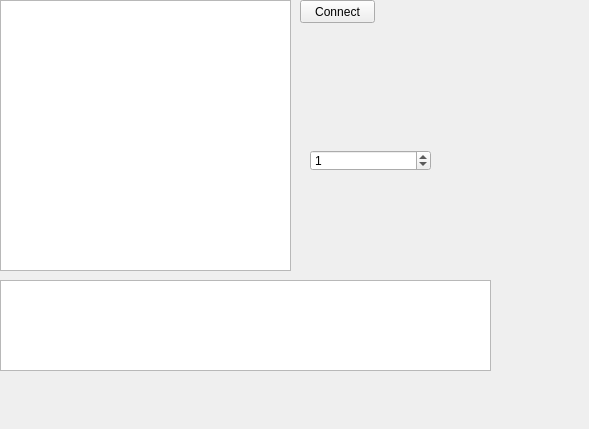
<?xml version="1.0" encoding="UTF-8"?>
<ui version="4.0">
 <class>ModbusSetupWidget</class>
 <widget class="QWidget" name="ModbusSetupWidget">
  <property name="geometry">
   <rect>
    <x>0</x>
    <y>0</y>
    <width>589</width>
    <height>429</height>
   </rect>
  </property>
  <property name="windowTitle">
   <string>Form</string>
  </property>
  <widget class="QTableView" name="tableView">
   <property name="geometry">
    <rect>
     <x>0</x>
     <y>0</y>
     <width>291</width>
     <height>271</height>
    </rect>
   </property>
  </widget>
  <widget class="QPushButton" name="buttonAction">
   <property name="geometry">
    <rect>
     <x>300</x>
     <y>0</y>
     <width>75</width>
     <height>23</height>
    </rect>
   </property>
   <property name="text">
    <string>Connect</string>
   </property>
  </widget>
  <widget class="QWidget" name="widgetMode" native="true">
   <property name="geometry">
    <rect>
     <x>310</x>
     <y>50</y>
     <width>261</width>
     <height>80</height>
    </rect>
   </property>
   <property name="autoFillBackground">
    <bool>true</bool>
   </property>
  </widget>
  <widget class="QSpinBox" name="spinBoxSlaveAddress">
   <property name="geometry">
    <rect>
     <x>310</x>
     <y>150</y>
     <width>121</width>
     <height>21</height>
    </rect>
   </property>
   <property name="buttonSymbols">
    <enum>QAbstractSpinBox::UpDownArrows</enum>
   </property>
   <property name="value">
    <number>1</number>
   </property>
  </widget>
  <widget class="QTextBrowser" name="textBrowserScreen">
   <property name="geometry">
    <rect>
     <x>0</x>
     <y>280</y>
     <width>491</width>
     <height>91</height>
    </rect>
   </property>
  </widget>
 </widget>
 <resources/>
 <connections/>
</ui>
